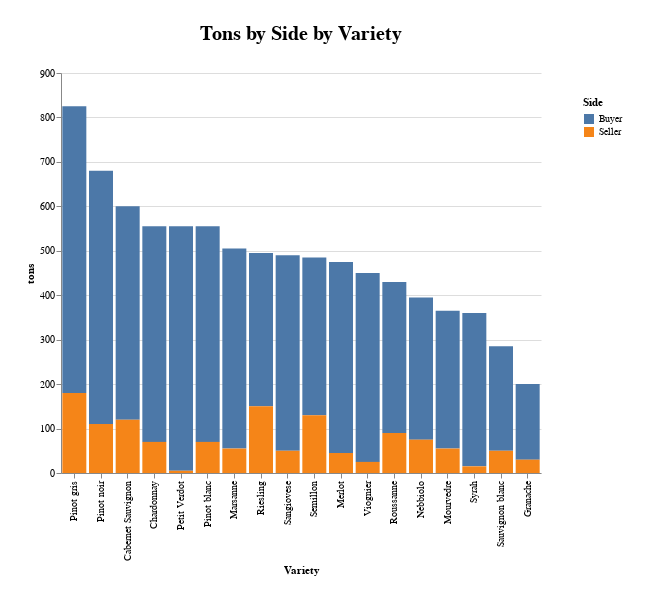

Source (notebook cell):
### Code cell
chart = requests.get('http://127.0.0.1:8000/graph/df-grapes-by-side').json()
Chart.from_dict(chart)

### Figure 1 — Vega-Lite specification as saved in the notebook (floating-point values rounded to 4 significant figures)
{"config": {"view": {"continuousWidth": 400, "continuousHeight": 300, "stroke": "#FFF"}, "legend": {"padding": 24}, "title": {"fontSize": 20, "offset": 24}}, "data": {"name": "data-b6080803ea70d0aed1e75929401f6f44"}, "mark": "bar", "datasets": {"data-b6080803ea70d0aed1e75929401f6f44": [{"variety": "Cabernet Sauvignon", "side": "Buyer", "tons": 480}, {"variety": "Chardonnay", "side": "Buyer", "tons": 485}, {"variety": "Granache", "side": "Buyer", "tons": 170}, {"variety": "Marsanne", "side": "Buyer", "tons": 450}, {"variety": "Merlot", "side": "Buyer", "tons": 430}, {"variety": "Mourvedre", "side": "Buyer", "tons": 310}, {"variety": "Nebbiolo", "side": "Buyer", "tons": 320}, {"variety": "Petit Verdot", "side": "Buyer", "tons": 550}, {"variety": "Pinot blanc", "side": "Buyer", "tons": 485}, {"variety": "Pinot gris", "side": "Buyer", "tons": 645}, {"variety": "Pinot noir", "side": "Buyer", "tons": 570}, {"variety": "Riesling", "side": "Buyer", "tons": 345}, {"variety": "Roussanne", "side": "Buyer", "tons": 340}, {"variety": "Sangiovese", "side": "Buyer", "tons": 440}, {"variety": "Sauvignon blanc", "side": "Buyer", "tons": 235}, {"variety": "Semillon", "side": "Buyer", "tons": 355}, {"variety": "Syrah", "side": "Buyer", "tons": 345}, {"variety": "Viognier", "side": "Buyer", "tons": 425}, {"variety": "Cabernet Sauvignon", "side": "Seller", "tons": 120}, {"variety": "Chardonnay", "side": "Seller", "tons": 70}, {"variety": "Granache", "side": "Seller", "tons": 30}, {"variety": "Marsanne", "side": "Seller", "tons": 55}, {"variety": "Merlot", "side": "Seller", "tons": 45}, {"variety": "Mourvedre", "side": "Seller", "tons": 55}, {"variety": "Nebbiolo", "side": "Seller", "tons": 75}, {"variety": "Petit Verdot", "side": "Seller", "tons": 5}, {"variety": "Pinot blanc", "side": "Seller", "tons": 70}, {"variety": "Pinot gris", "side": "Seller", "tons": 180}, {"variety": "Pinot noir", "side": "Seller", "tons": 110}, {"variety": "Riesling", "side": "Seller", "tons": 150}, {"variety": "Roussanne", "side": "Seller", "tons": 90}, {"variety": "Sangiovese", "side": "Seller", "tons": 50}, {"variety": "Sauvignon blanc", "side": "Seller", "tons": 50}, {"variety": "Semillon", "side": "Seller", "tons": 130}, {"variety": "Syrah", "side": "Seller", "tons": 15}, {"variety": "Viognier", "side": "Seller", "tons": 25}]}, "encoding": {"color": {"field": "side", "title": "Side", "type": "nominal"}, "tooltip": [{"field": "side", "type": "nominal"}, {"field": "variety", "type": "nominal"}, {"field": "tons", "type": "quantitative"}], "x": {"field": "variety", "sort": "-y", "title": "Variety", "type": "nominal"}, "y": {"field": "tons", "type": "quantitative"}}, "height": 400, "padding": 24, "title": "Tons by Side by Variety", "width": 480, "$schema": "https://vega.github.io/schema/vega-lite/v4.17.0.json"}
